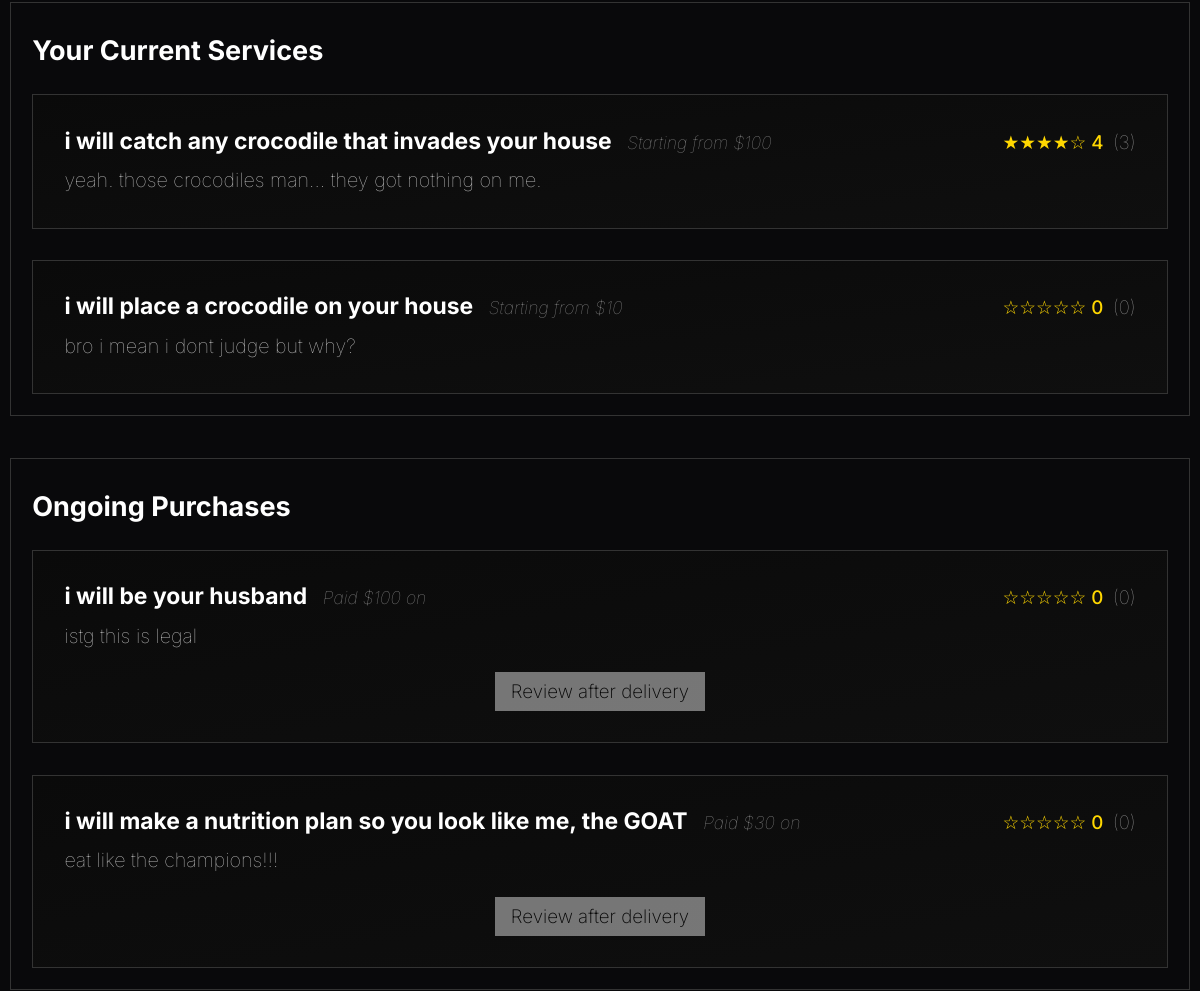
Before: /pages/profile.php (signed in, middle part) with the older database file.
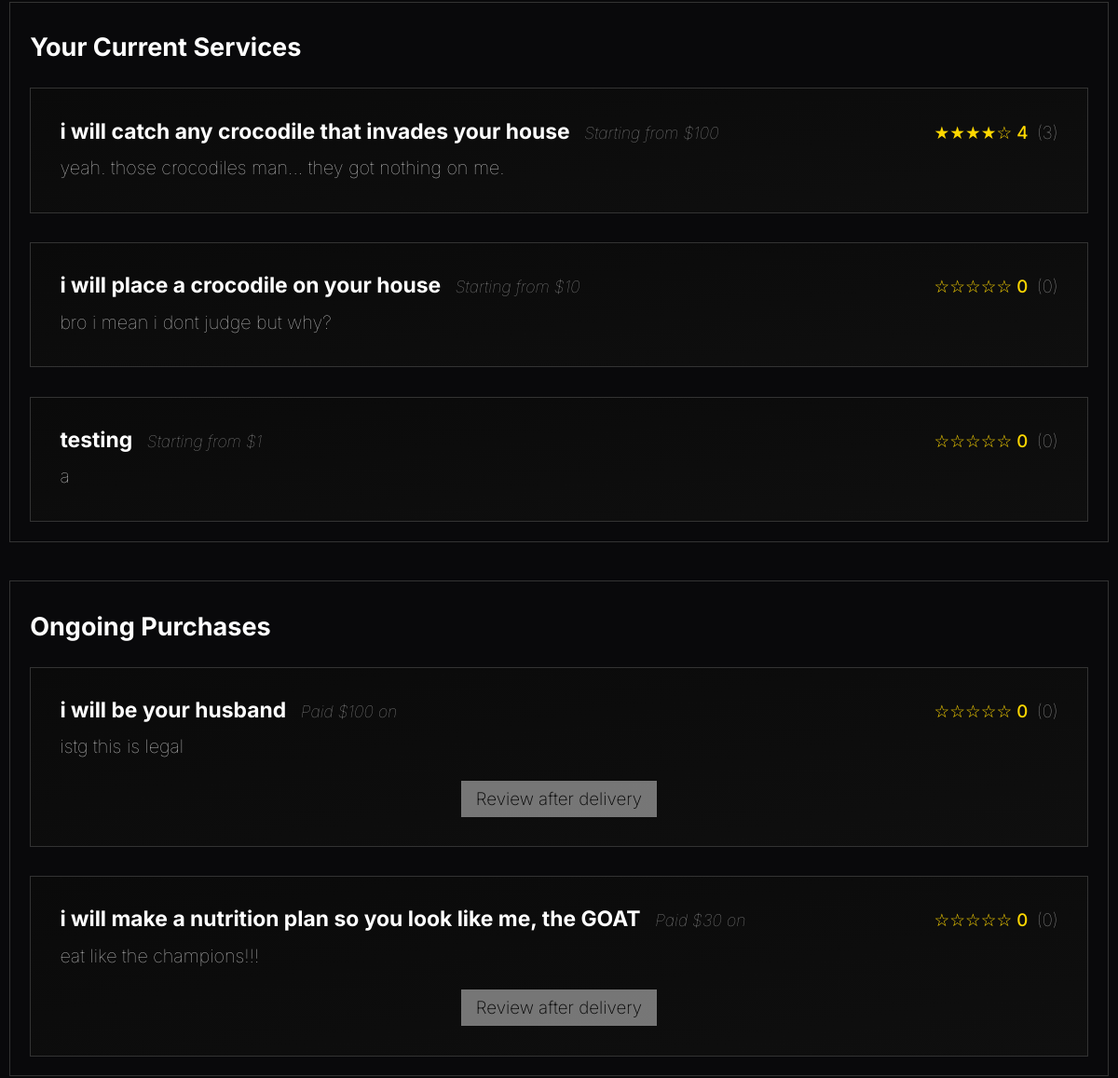
After: the same page with the newer database file.
### tables this page shows
CREATE TABLE services_list
(
    service_id INTEGER PRIMARY KEY AUTOINCREMENT,
    freelancer_id INTEGER NOT NULL,

    service_title TEXT NOT NULL,
    service_price REAL NOT NULL,
    service_info TEXT NOT NULL,
    service_eta INTEGER NOT NULL,
    service_category TEXT NOT NULL,

    service_delisted BOOLEAN DEFAULT FALSE NOT NULL,

    service_picture BLOB DEFAULT NULL,

    FOREIGN KEY(freelancer_id) REFERENCES user_registry(user_id)
);

### database/service_class.php (called while the page is built, shortened)
<?php
class Service {
    public function __construct(
        int $id,
        int $freelancer_id,
        string $title,
        float $price,
        string $info,
        int $eta,
        string $category,
        bool $delisted = false,
        $picture = null
    ) {
        $this->id = $id;
        $this->title = $title;
        $this->price = $price;
        $this->info = $info;
    }
    public static function get_by_id($service_id) {
        $db = Database::getInstance();
        $stmt = $db->prepare('SELECT * FROM services_list WHERE service_id = ?');
        $stmt->execute([$service_id]);
        $service = $stmt->fetch();
        return new Service(
            $service['service_id'],
            $service['freelancer_id'],
            $service['service_title'],
            $service['service_price'],
            $service['service_info'],
            (int)$service['service_eta'],
            $service['service_category'],
            (bool)$service['service_delisted'],
            $service['service_picture'] ?? null
        );
    }
    public static function get_by_freelancer($freelancer_id) {
        $db = Database::getInstance();
        $stmt = $db->prepare('SELECT * FROM services_list WHERE freelancer_id = ?');
        $stmt->execute([$freelancer_id]);
        $services = $stmt->fetchAll();
        return array_map(function($service) {
            return new Service(
                $service['service_id'],
                $service['freelancer_id'],
                $service['service_title'],
                $service['service_price'],
                $service['service_info'],
                (int)$service['service_eta'],
                $service['service_category'],
                (bool)$service['service_delisted'],
                $service['service_picture'] ?? null
            );
        }, $services);
    }
    public static function getServiceRatingInfo(int $service_id): array {
        $db = Database::getInstance();
        $stmt = $db->prepare('SELECT AVG(review_rating) as avg_rating, COUNT(review_rating) as num_reviews FROM purchases WHERE service_id = ? AND review_rating IS NOT NULL');
        $stmt->execute([$service_id]);
        $row = $stmt->fetch();
        $count = $row ? (int)$row['num_reviews'] : 0;
        $avg = ($row && $row['avg_rating'] !== null && $count > 0) ? round((float)$row['avg_rating'], 1) : 0.0;
        return ['avg' => $avg, 'count' => $count];
    }
    public static function getStars(float $rating): string {
        $stars = '';
        for ($i = 1; $i <= 5; $i++) {
            if ($rating >= $i) {
                $stars .= '★';
            } else {
                $stars .= '☆';
            }
        }
        return $stars;
    }
}

### utils/session.php (called while the page is built, shortened)
<?php
class Session {
    private static ?Session $instance = null;
    public static function getInstance(): Session {
        if (self::$instance === null) {
            self::$instance = new Session();
        }
        return self::$instance;
    }
    public function getUser() {
        return $_SESSION["user"] ?? null;
    }
}
?>

### database/user_class.php (called while the page is built, shortened)
<?php
class User {
    public static function get_user_purchases($user_id) {
        $db = Database::getInstance();
        $stmt = $db->prepare('SELECT * FROM purchases WHERE client_id = ?');
        $stmt->execute([$user_id]);
        return $stmt->fetchAll();
    }
}

### pages/profile.php (the view, shortened to what the changed rows need)
<?php
$is_own_profile = false;
if (!empty($_GET['id'])) {
    $profile_user_id = intval($_GET['id']);
} else {
    require_once '../utils/session.php';
    $session = Session::getInstance();
    if ($session->isLoggedIn()) {
        $profile_user_id = $session->getUser()['user_id'];
        $is_own_profile = true;
    } else {
        echo '<main><div class="profile-container"><h2>User not found.</h2></div></main>';
        exit;
    }
}
require_once '../templates/common.php';
require_once '../database/user_class.php';
require_once '../database/service_class.php';
require_once '../templates/profile_service_card.php';
require_once '../templates/profile_purchase_card.php';
$db = Database::getInstance();
$stmt = $db->prepare('SELECT * FROM user_registry WHERE user_id = ?');
$stmt->execute([$profile_user_id]);
if ($session && $session->isLoggedIn()) {
    $is_own_profile = ($session->getUser()['user_id'] == $profile_user_id);
}
$user_services = Service::get_by_freelancer($profile_user_id);
function hasAnyServices($user_services) {
    return !empty($user_services) && count($user_services) > 0;
}
$user_purchases = User::get_user_purchases($profile_user_id);
$ongoing_purchases = [];
$past_purchases = [];
foreach ($user_purchases as $purchase) {
    if (!empty($purchase['service_id'])) {
        $service = Service::get_by_id($purchase['service_id']);
        if ($service) {
            if ($purchase['completed']) {
                $past_purchases[] = ['purchase' => $purchase, 'service' => $service];
            } else {
                $ongoing_purchases[] = ['purchase' => $purchase, 'service' => $service];
            }
        }
    }
}
?>
<!DOCTYPE html>
<html lang="en">
  <head>
    <link rel="stylesheet" href="../css/styles.css" />
    <link rel="stylesheet" href="../css/profile.css" />
  </head>
  <body>
    <main>
      <div class="profile-container">
          <?php if (hasAnyServices($user_services)): ?>
            <div class="profile-section">
              <h2><?= $is_own_profile ? 'Your Current Services' : "User's Current Services" ?></h2>
              <div class="recent-work">
                <?php
                  foreach ($user_services as $service) {
                    drawProfileService($service);
                  }
                ?>
              </div>
            </div>
          <?php endif; ?>
          <?php if ($is_own_profile): ?>
            <div class="profile-section">
              <h2>Ongoing Purchases</h2>
              <div class="recent-work">
                <?php if (!empty($ongoing_purchases)) {
                  foreach ($ongoing_purchases as $item) {
                    drawProfilePurchaseCard($item['purchase'], $item['service'], false);
                  }
                } else {
                  echo '<p style="color:#888;">No ongoing purchases.</p>';
                } ?>
              </div>
            </div>
          <?php endif; ?>
        </div>
    </main>
  </body>
</html>

### templates/profile_service_card.php
<?php
function drawProfileService($service) {
    ?>
    <a href="../pages/service.php?id=<?= urlencode($service->id) ?>" style="text-decoration:none; color:inherit;">
    <div class="work-item">
        <div class="work-header">
            <div class="work-title-group">
                <h3><?= htmlspecialchars($service->title) ?></h3>
                <span class="work-date">Starting from $<?= number_format($service->price, 0) ?></span>
            </div>
            <div class="work-rating">
                <?php
                  $rating_info = Service::getServiceRatingInfo($service->id);
                  echo Service::getStars((float)$rating_info['avg']) . ' ' . htmlspecialchars($rating_info['avg']);
                ?>
                <span style="font-weight: 100; color: #999">(<?= $rating_info['count'] ?>)</span>
            </div>
        </div>
        <p class="work-description">
            <?= nl2br(htmlspecialchars($service->info)) ?>
        </p>
    </div>
    </a>
    <?php
}

### templates/profile_purchase_card.php (shortened to what the changed rows need)
<?php
function drawProfilePurchaseCard($purchase, $service, $is_completed) {
    require_once __DIR__ . '/../database/service_class.php';
    $paid = number_format($purchase['paid_amount'] ?? $service->price, 0);
    $date = isset($purchase['purchase_date']) ? date('d/m/Y', strtotime($purchase['purchase_date'])) : '';
    $service_url = '../pages/service.php?id=' . urlencode($service->id);
    $has_review = isset($purchase['review_rating']) && $purchase['review_rating'] !== null;
    $rating_info = Service::getServiceRatingInfo($service->id);
    ?>
    <div class="work-item">
      <div class="work-header">
          <div class="work-title-group">
              <h3><a href="<?= $service_url ?>" class="service-title-link" style="text-decoration:none;color:inherit;">
                <?= htmlspecialchars($service->title) ?>
              </a></h3>
              <span class="work-date">Paid $<?= $paid ?> on <?= $date ?></span>
          </div>
          <div class="work-rating">
              <?= $rating_info['avg'] !== null ? Service::getStars((float)$rating_info['avg']) . '   ' . htmlspecialchars($rating_info['avg']) : '–' ?>
              <span style="font-weight: 100; color: #999">
                (<?= $rating_info['count'] ?>)
              </span>
          </div>
      </div>
      <p class="work-description">
          <?= nl2br(htmlspecialchars($service->info)) ?>
      </p>
      <?php if ($has_review): ?>
        <label class="review-label">You reviewed:</label>
        <div class="review-block">
          <div style="display: flex; align-items: center; gap: 8px;">
            <span class="review-stars">
              <?= Service::getStars((float)$purchase['review_rating']) ?>
            </span>
            <span class="review-score"><?= number_format((float)$purchase['review_rating'], 1) ?></span>
          </div>
          <p class="review-text"><?= htmlspecialchars($purchase['review_text']) ?></p>
        </div>
      <?php elseif (!$is_completed): ?>
          <button class="review-btn" disabled>Review after delivery</button>
      <?php endif; ?>
    </div>
    <?php
}

Changed rows visible on the page:
added services_list: service_title "testing", service_price "1", avg "☆☆☆☆☆", avg "0", count "0", service_info "a", shown under "Your Current Services"
